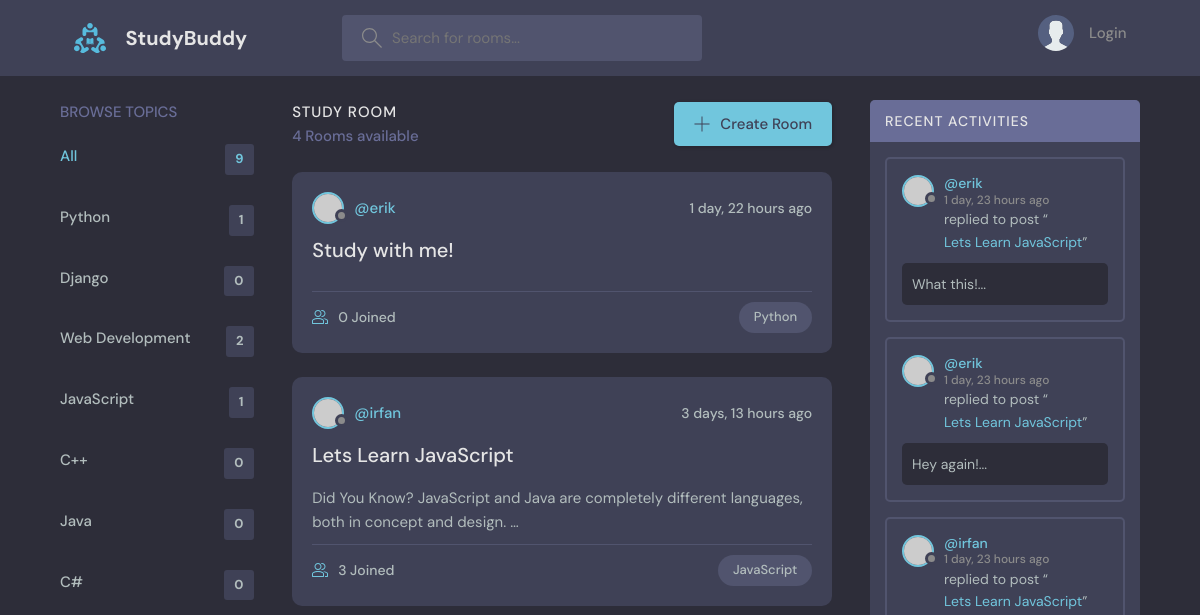
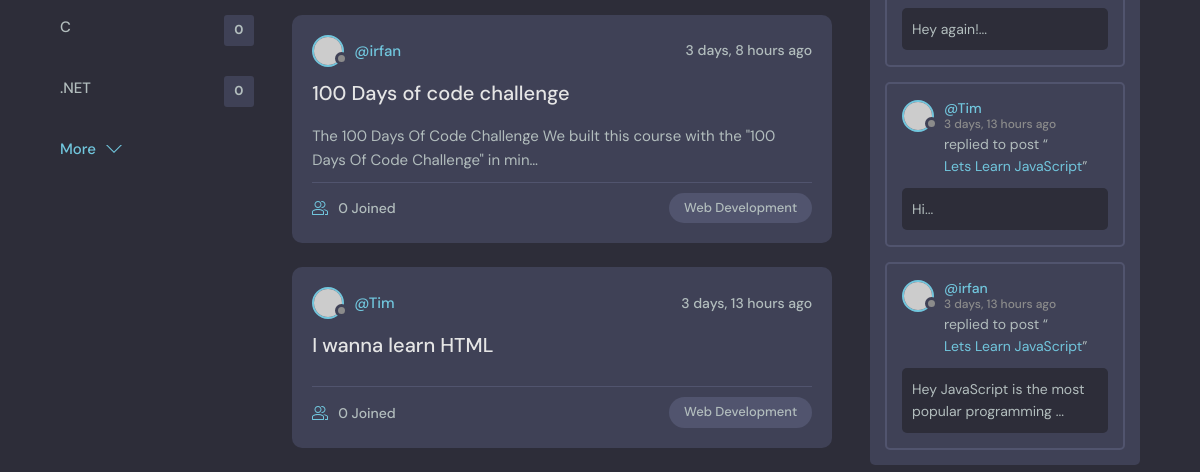
Before: / with the older database file (2 pictures, top to bottom).
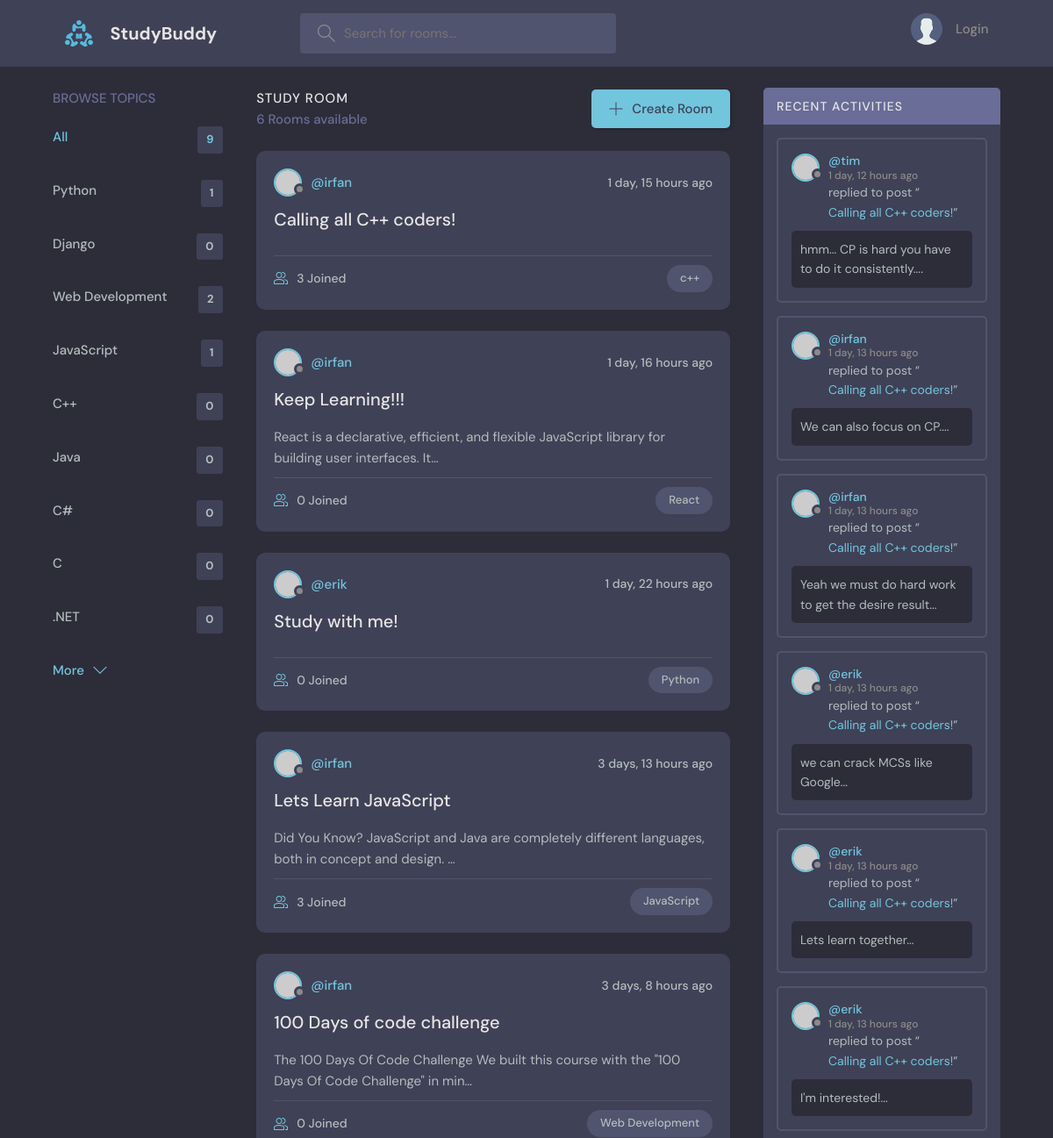
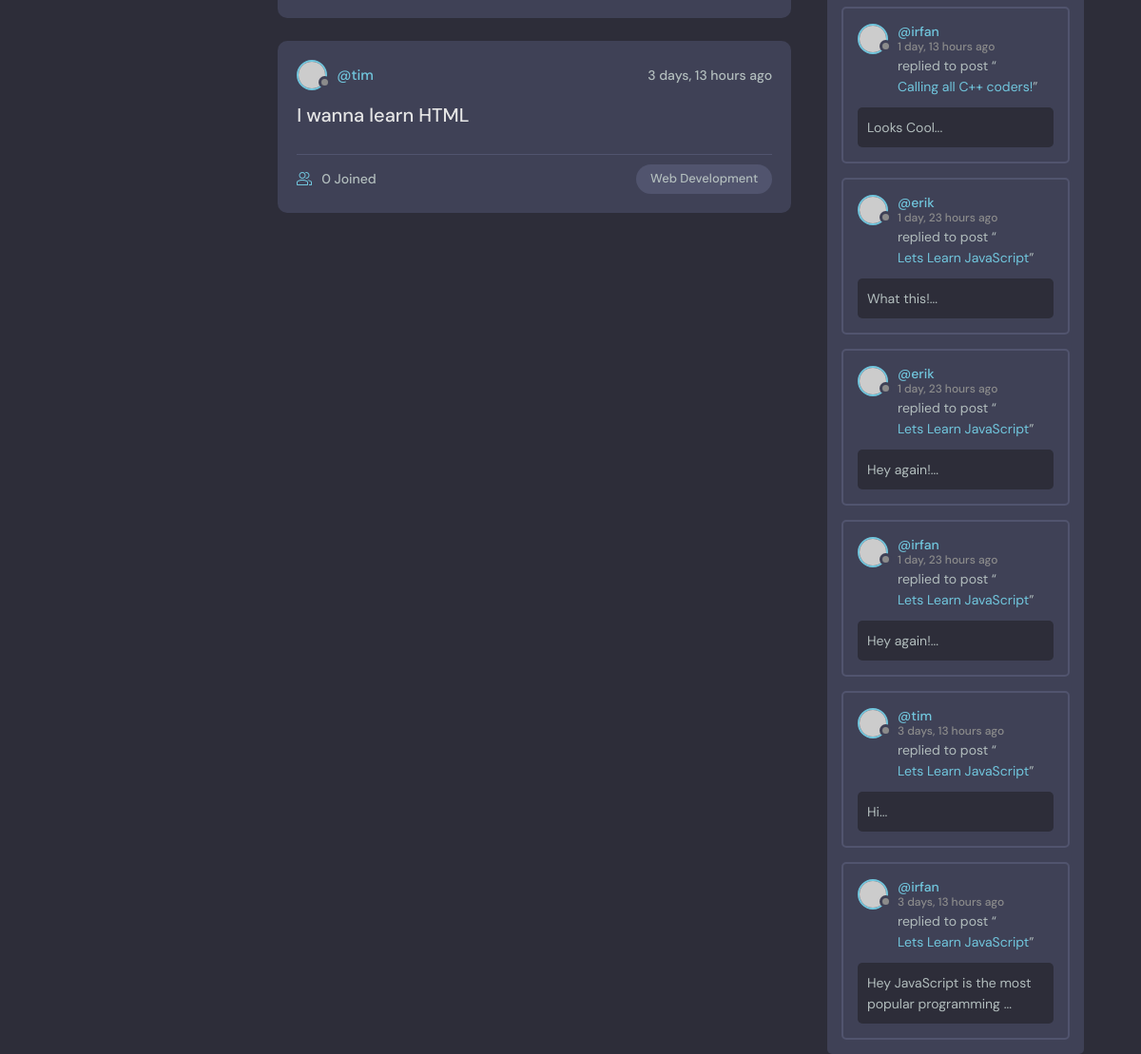
After: the same page with the newer database file (2 pictures, top to bottom).
### base/models.py (models this page shows, shortened)
class Topic(models.Model):
    name = models.CharField(max_length=200)

class Room(models.Model):
    host = models.ForeignKey(User, on_delete=models.SET_NULL, null=True)
    topic = models.ForeignKey(Topic, on_delete=models.SET_NULL, null=True)
    name = models.CharField(max_length=200)
    description = models.TextField(null=True, blank=True)
    participants = models.ManyToManyField(User, related_name='participants', blank=True)
    updated = models.DateTimeField(auto_now=True)
    created = models.DateTimeField(auto_now_add=True)
    class Meta:
        ordering = ['-updated', '-created']
    def __str__(self) -> str:
        return self.name

class Message(models.Model):
    user = models.ForeignKey(User, on_delete=models.CASCADE)
    room = models.ForeignKey(Room, on_delete=models.CASCADE)
    body = models.TextField()
    updated = models.DateTimeField(auto_now=True)
    created = models.DateTimeField(auto_now_add=True)
    class Meta:
        ordering = ['-updated', '-created']
    def __str__(self) -> str:
        return self.body[:50] + '...'

### base/views.py (the view)
# urls.py: path('', views.home, name='home'),
def home(request):
    q = request.GET.get('q') if request.GET.get('q') != None else ''
    rooms = Room.objects.filter(
        Q(topic__name__icontains=q) |
        Q(name__icontains=q) |
        Q(description__icontains=q)
        )
    topics = Topic.objects.all()[:9]
    room_count = rooms.count()
    room_messages = Message.objects.filter(Q(room__topic__name__icontains=q))
    context = {
        'rooms': rooms,
        'topics': topics,
        'room_count': room_count,
        'room_messages': room_messages,
    }
    return render(request, 'base/home.html', context)

### base/templates/base/home.html (shortened to what this page needs)
{% extends 'main.html' %}
{% block content %}
<main class="layout layout--3">
  <div class="container">
    {% include 'base/topics_component.html' %}
    <div class="roomList">
      <div class="roomList__header">
        <div>
          <h2>Study Room</h2>
          <p>{{ room_count }} Rooms available</p>
        </div>
        <a class="btn btn--main" href="{% url 'create-room' %}">
          <svg version="1.1" xmlns="http://www.w3.org/2000/svg" width="32" height="32" viewBox="0 0 32 32">
            <title>add</title>
            <path
              d="M16.943 0.943h-1.885v14.115h-14.115v1.885h14.115v14.115h1.885v-14.115h14.115v-1.885h-14.115v-14.115z">
            </path>
          </svg>
          Create Room
        </a>
      </div>
      {% include 'base/feed_component.html' %}
    </div>
    {% include 'base/activity_component.html' %}
  </div>
</main>
{% endblock content %}

### base/templates/base/topics_component.html
<div class="topics">
    <div class="topics__header">
        <h2>Browse Topics</h2>
    </div>
    <ul class="topics__list">
        <li>
            <a href="{% url 'home' %}" class="active">All <span>{{ topics.count}}</span></a>
        </li>
        {% for topic in topics %}
        <li>
            <a href="{% url 'home' %}?q={{ topic.name}}">{{ topic.name }}<span>{{ topic.room_set.all.count }}</span></a>
        </li>
        {% endfor %}
    </ul>
    <a class="btn btn--link" href="{% url 'topics' %}">
        More
        <svg version="1.1" xmlns="http://www.w3.org/2000/svg" width="32" height="32" viewBox="0 0 32 32">
            <title>chevron-down</title>
            <path d="M16 21l-13-13h-3l16 16 16-16h-3l-13 13z"></path>
        </svg>
    </a>
</div>

### base/templates/base/feed_component.html (shortened to what this page needs)
{% for room in rooms %}
<div class="roomListRoom">
    <div class="roomListRoom__header">
        <a href="{% url 'user-profile' room.host.id %}" class="roomListRoom__author">
            <div class="avatar avatar--small">
                <img src="https://randomuser.me/api/portraits/women/11.jpg" />
            </div>
            <span>@{{ room.host.username }}</span>
        </a>
        <div class="roomListRoom__actions">
            <span>{{ room.created|timesince }} ago</span>
        </div>
    </div>
    <div class="roomListRoom__content">
        <a href="{% url 'room' room.id %}">{{ room.name }}</a>
        <p>
            {{ room.description|truncatechars:100 }}
        </p>
    </div>
    <div class="roomListRoom__meta">
        <a href="{% url 'room' room.id %}" class="roomListRoom__joined">
            {{room.participants.all.count }} Joined
        </a>
        <p class="roomListRoom__topic">{{ room.topic.name }}</p>
    </div>
</div>
{% endfor %}

### base/templates/base/activity_component.html (shortened to what this page needs)
<div class="activities">
    <div class="activities__header">
        <h2>Recent Activities</h2>
    </div>
    {% for message in room_messages %}
    <div class="activities__box">
        <div class="activities__boxHeader roomListRoom__header">
            <a href="{% url 'user-profile' message.user.id %}" class="roomListRoom__author">
                <div class="avatar avatar--small">
                    <img src="https://randomuser.me/api/portraits/women/11.jpg" />
                </div>
                <p>
                    @{{ message.user }}
                    <span>{{ message.created|timesince }} ago</span>
                </p>
            </a>
        </div>
        <div class="activities__boxContent">
            <p>replied to post “<a href="{% url 'room' message.room.id %}">{{ message.room }}</a>”</p>
            <div class="activities__boxRoomContent">
                {{ message }}
            </div>
        </div>
    </div>
    {% endfor %}
</div>

Changed rows visible on the page:
added Room: host.username "irfan", created "1 day, 15 hours", name "Calling all C++ coders!", participants.all.count "3", topic.name "c++"
added Room: host.username "irfan", created "1 day, 16 hours", name "Keep Learning!!!", description "React is a declarative, efficient, and flexible JavaScript library for building user interfaces. It…", participants.all.count "0", topic.name "React"
changed through a linked row, Room "I wanna learn HTML": host.username "Tim" → "tim"
added Message: user "tim", created "1 day, 12 hours", room "Calling all C++ coders!", body "hmm... CP is hard you have to do it consistently...."
added Message: user "irfan", created "1 day, 13 hours", room "Calling all C++ coders!", body "We can also focus on CP...."
added Message: user "irfan", created "1 day, 13 hours", room "Calling all C++ coders!", body "Yeah we must do hard work to get the desire result..."
added Message: user "erik", created "1 day, 13 hours", room "Calling all C++ coders!", body "we can crack MCSs like Google..."
added Message: user "erik", created "1 day, 13 hours", room "Calling all C++ coders!", body "Lets learn together..."
added Message: user "erik", created "1 day, 13 hours", room "Calling all C++ coders!", body "I'm interested!..."
added Message: user "irfan", created "1 day, 13 hours", room "Calling all C++ coders!", body "Looks Cool..."
changed through a linked row, Message "Hi...": user "Tim" → "tim"
Other visible differences:
{{ room_count }}: "4" → "6"
